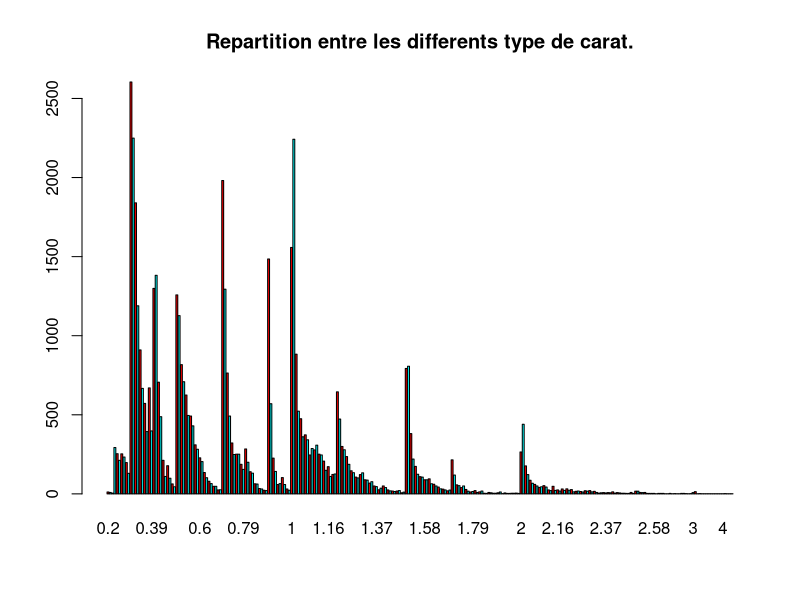
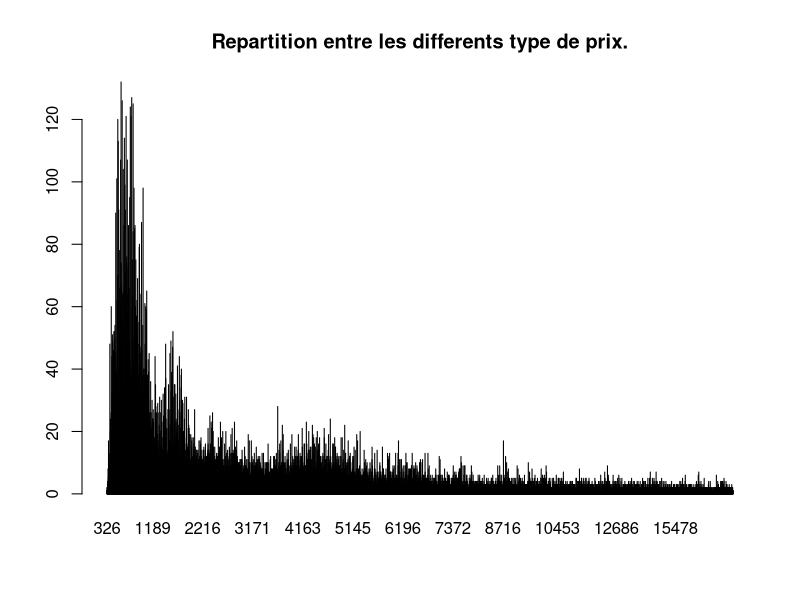
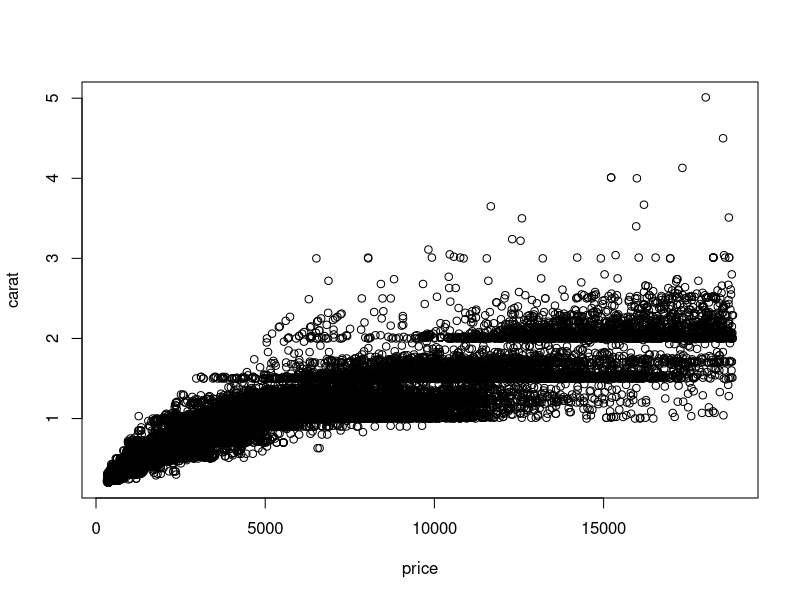
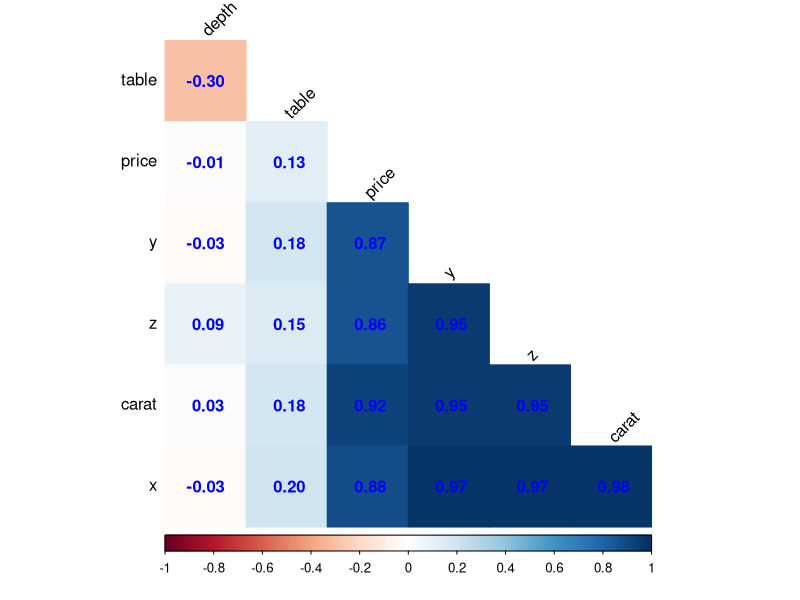

Generate these figures, in order, with R:
## ---- chunk 1
knitr::opts_chunk$set(echo = TRUE)
## ---- chunk 2
library(openxlsx)
dataset <- read.xlsx("diamonds_dataset.xlsx")
donnees <- dataset
View(donnees)
attach(donnees)
## ---- chunk 3
summary(donnees) #résumé des variables
dim(donnees)
print("Les données sont qualitatives et quantitatives.")
str(donnees)
## ---- chunk 4
valeur_manquant <- sum(colSums(is.na(donnees)))
if (valeur_manquant>1){
  cat("Les valeurs manquantes sont au nombre de ", valeur_manquant, "\n")
} else {
  cat("Aucune valeur manquante, car il y'a ", valeur_manquant, " valeur manquante!", "\n")
}
## ---- chunk 5
for (i in 1:ncol(donnees)) {
  if (i == 3 || i == 4 || i == 5){
    donnees[, i] <- donnees[, i]
  }
  else {
    donnees[, i] <- as.numeric(donnees[, i])
  }
}

str(donnees)
## ---- chunk 6
unique(carat) #Voir les valeurs possibles d'une var
print("Pour la variable carat")
summary(carat)
barplot(table(carat), col=rainbow(2), main="Repartition entre les differents type de carat.")
## ---- chunk 7
print("Pour la variable price")
summary(price)
barplot(table(price), col=rainbow(2), main="Repartition entre les differents type de prix.")
## ---- chunk 8
#cor(carat, price) <--! Pourquoi cedi ne fonctionne pas pourtant j'ai converti les valeurs en num??? >
cor(as.numeric(carat), price) #positif => les variables varient/évoluent dans le même sens.
## ---- chunk 9
#14. Afficher le nuage de points. Interpréter
plot(carat ~ price)
## ---- chunk 10
anov <- aov(price ~ cut, data =donnees)
summary(anov)

print("La p-value pour la variable 'cut' est inférieure à 0.001 (indiquée par ***), ce qui signifie que nous pouvons rejeter l'hypothèse nulle que toutes les catégories de 'cut' ont la même moyenne.")
print("En termes simples, il y a une différence significative sur la variable dépendante en fonction des différents niveaux de 'cut'.")
print("Le F-value élevé (175.7) confirme également que la variable 'cut' a un effet significatif et fort sur la variable dépendante.")
## ---- chunk 11
table(cut, clarity)
chisq.test(table(cut, clarity))

print("La p-value très basse vous permet de rejeter l'hypothèse nulle d'indépendance entre les variables 'cut' et 'clarity'. En d'autres termes, il existe une association statistiquement significative entre la qualité de la taille ('cut') et la clarté ('clarity') des données analysées. Les deux variables ne sont pas indépendantes, et les variations dans l'une sont associées à des variations dans l'autre.")
## ---- chunk 12
donnees_num <- donnees[sapply(donnees, is.numeric)]
donnees_num <- subset(donnees_num, select = -id)
library(corrplot)
cor_donnees_num <- cor(donnees_num)
#cor_donnees_num
corrplot(cor_donnees_num, method = "color", type = "lower", order = "hclust",
         addCoef.col = "blue", # Ajoute les coefficients de corrélation
         tl.col = "black", # Couleur du texte des labels
         tl.srt = 45, # Rotation des labels
         diag = FALSE) # Ne pas inclure les diagonales

